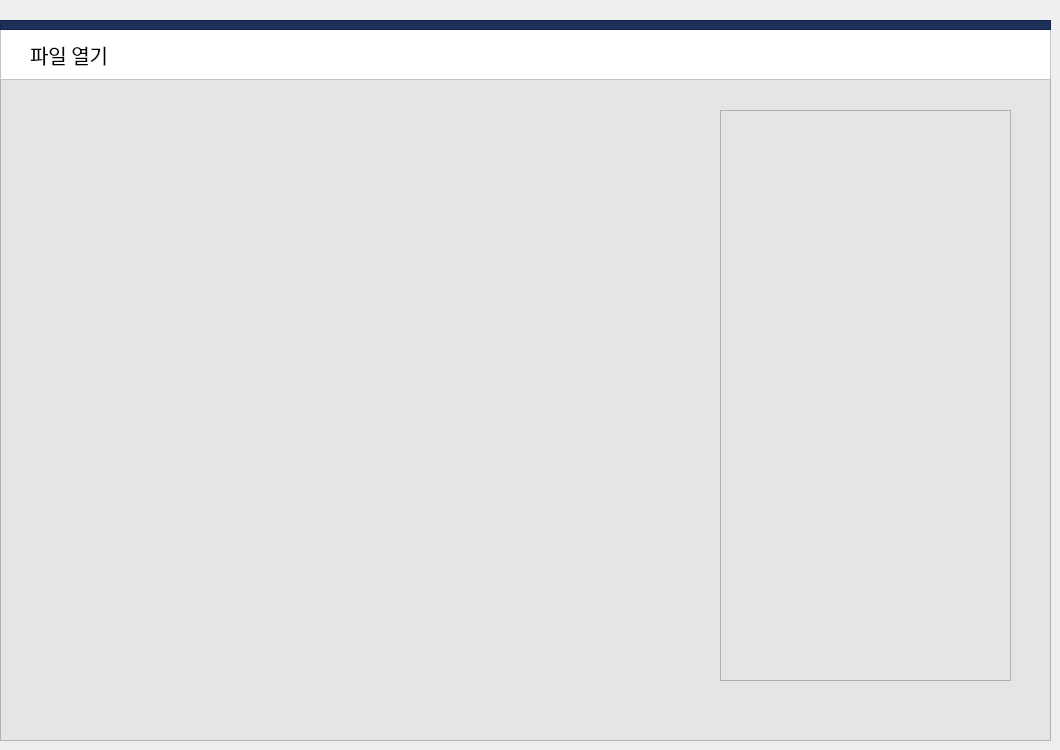
    <widget class="QWidget" name="openfile_page">
     <widget class="QFrame" name="frame_2">
      <property name="geometry">
       <rect>
        <x>0</x>
        <y>20</y>
        <width>1051</width>
        <height>721</height>
       </rect>
      </property>
      <property name="styleSheet">
       <string notr="true">background-color: rgb(229, 229, 229);</string>
      </property>
      <property name="frameShape">
       <enum>QFrame::StyledPanel</enum>
      </property>
      <property name="frameShadow">
       <enum>QFrame::Raised</enum>
      </property>
      <widget class="QFrame" name="frame_3">
       <property name="geometry">
        <rect>
         <x>0</x>
         <y>0</y>
         <width>1051</width>
         <height>60</height>
        </rect>
       </property>
       <property name="styleSheet">
        <string notr="true">background-color: rgb(255, 255, 255);</string>
       </property>
       <property name="frameShape">
        <enum>QFrame::StyledPanel</enum>
       </property>
       <property name="frameShadow">
        <enum>QFrame::Raised</enum>
       </property>
       <widget class="QFrame" name="color_frame_4">
        <property name="geometry">
         <rect>
          <x>0</x>
          <y>0</y>
          <width>1051</width>
          <height>10</height>
         </rect>
        </property>
        <property name="styleSheet">
         <string notr="true">background-color: rgb(29, 48, 90);</string>
        </property>
        <property name="frameShape">
         <enum>QFrame::StyledPanel</enum>
        </property>
        <property name="frameShadow">
         <enum>QFrame::Raised</enum>
        </property>
       </widget>
       <widget class="QLabel" name="label">
        <property name="geometry">
         <rect>
          <x>30</x>
          <y>19</y>
          <width>101</width>
          <height>31</height>
         </rect>
        </property>
        <property name="font">
         <font>
          <family>맑은 고딕 Semilight</family>
          <pointsize>15</pointsize>
         </font>
        </property>
        <property name="text">
         <string>파일 열기</string>
        </property>
       </widget>
      </widget>
      <widget class="QFrame" name="frame_13">
       <property name="geometry">
        <rect>
         <x>720</x>
         <y>90</y>
         <width>291</width>
         <height>571</height>
        </rect>
       </property>
       <property name="acceptDrops">
        <bool>true</bool>
       </property>
       <property name="frameShape">
        <enum>QFrame::StyledPanel</enum>
       </property>
       <property name="frameShadow">
        <enum>QFrame::Raised</enum>
       </property>
      </widget>
     </widget>
    </widget>
